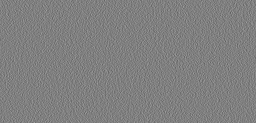
#> input picture ciphered_ArnoldcatDec.png, 256 x 123 px, shrunk from 1146 x 550 before the run
$ python -i encryption.py   (imports and definitions only)
#> lines starting #> are read from the running program, lines starting #| are printed output that depends on the picture
from __future__ import division, print_function, unicode_literals

import os
import sys
import random
from PIL import Image
import argparse
import logging
import wget
import numpy as np
from matplotlib.pyplot import imshow
import matplotlib.pyplot as plt
import cv2
from math import log
from tqdm import tqdm


def load_image(name):
    return Image.open(name)

def prepare_message_image(image, size):
    if size != image.size:
        image = image.resize(size)
    return image.convert("1")

def generate_secret(size):
    width, height = size
    new_secret_image = Image.new(mode = "1", size = (width * 2, height * 2))
    old_width, old_height = (-1, -1)
    for x in range(0, 2 * width, 2):
        for y in range(0, 2 * height, 2):
            if x < old_width and y < old_height:
                color = secret_image.getpixel((x, y))
            else:
                color = random.getrandbits(1)
            new_secret_image.putpixel((x,  y),   1-color)
            new_secret_image.putpixel((x+1,y),   color)
            new_secret_image.putpixel((x,  y+1), 1-color)
            new_secret_image.putpixel((x+1,y+1), color)


    return new_secret_image

def generate_ciphered_image(secret_image, prepared_image):
    width, height = prepared_image.size
    ciphered_image = Image.new(mode = "1", size = (width * 2, height * 2))
    for x in range(0, width*2, 2):
        for y in range(0, height*2, 2):
            secret = secret_image.getpixel((x,y))
            message = prepared_image.getpixel((x/2,y/2))
            if (message > 0 and secret > 0) or (message == 0 and secret == 0):
                color = 0
            else:
                color = 1
            ciphered_image.putpixel((x,  y),   color)
            ciphered_image.putpixel((x+1,y),   1-color)
            ciphered_image.putpixel((x,  y+1), color)
            ciphered_image.putpixel((x+1,y+1), 1-color)

    return ciphered_image

def ArnoldCatTransform(img, num):
    h,w,_=img.shape
    n=max(h,w)
    img_arnold = np.zeros([n,n,3])
    padding = ((0,n-h),(0,n-w),(0,0))
    img=np.pad(img,padding,'constant',constant_values=4)
    for x in range(0,n):
        for y in range(0, n):
            img_arnold[x][y] = img[(2*x+y)%n][(y+x)%n]
    return img_arnold

def ArnoldCatEncryption(imageName, key):
    img = cv2.imread(imageName)
    for i in range (0,key):
        img = ArnoldCatTransform(img, i)
    cv2.imwrite(imageName.split('.')[0] + "_ArnoldcatEnc.png", img)
    return img


def encrypt(filename):
#> called with filename = 'ciphered_ArnoldcatDec.png'
    message_image = Image.open(filename)
#> message_image is the input picture: PIL image 256x123 RGB; min 94, max 161, mean 127.5
    size = message_image.size
#> size = (256, 123)
    secret_image = generate_secret(size)
#> in generate_secret, `new_secret_image = Image.new(mode = "1", size = (width * 2, height * 2))`: new_secret_image: PIL image 512x246 1; every value is 0
#> after the loop in generate_secret, `for x in range(0, 2 * width, 2):`:
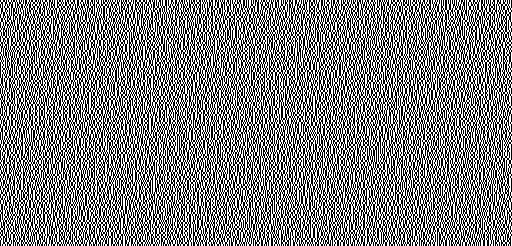
#> new_secret_image: PIL image 512x246 1; 50% white in thin lines or dots
    prepared_image = prepare_message_image(message_image,size)
#> in prepare_message_image, `return image.convert("1")`:
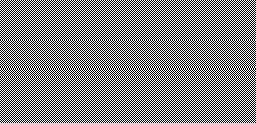
#> returned value: PIL image 256x123 1; 50% white in thin lines or dots
    ciphered_image = generate_ciphered_image(secret_image, prepared_image)
#> after the loop in generate_ciphered_image, `for x in range(0, width*2, 2):`:
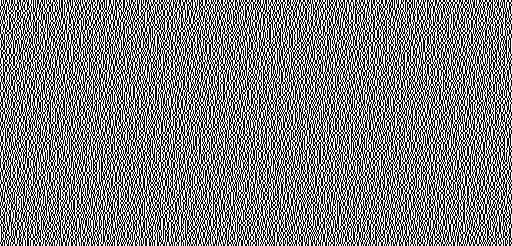
#> ciphered_image: PIL image 512x246 1; 50% white in thin lines or dots
    ciphered_image.save("ciphered.png")
    secret_image.save("secret.png")
    prepared_image.save("prepared_message.png")
    ArnoldCatEncryption("secret.png", 3)
#> in ArnoldCatEncryption, `img = cv2.imread(imageName)`: img: shape (246, 512, 3); 50% white in thin lines or dots
    ArnoldCatEncryption("ciphered.png", 22)
#> call 2 of ArnoldCatEncryption, with imageName = 'ciphered.png', key = 22
#> in ArnoldCatEncryption (call 2), `img = cv2.imread(imageName)`: img: shape (246, 512, 3); 50% white in thin lines or dots
#> the loop in ArnoldCatEncryption (call 2), `for i in range (0,key):` made 22 passes
#> pass 1, in ArnoldCatTransform (call 4), `img=np.pad(img,padding,'constant',constant_values=4)`:
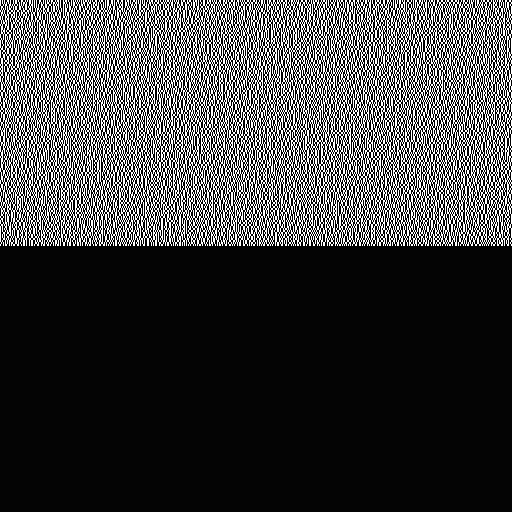
#> img: shape (512, 512, 3); min 0, max 255, mean 63.3
#> pass 1, in ArnoldCatEncryption (call 2), `img = ArnoldCatTransform(img, i)`:
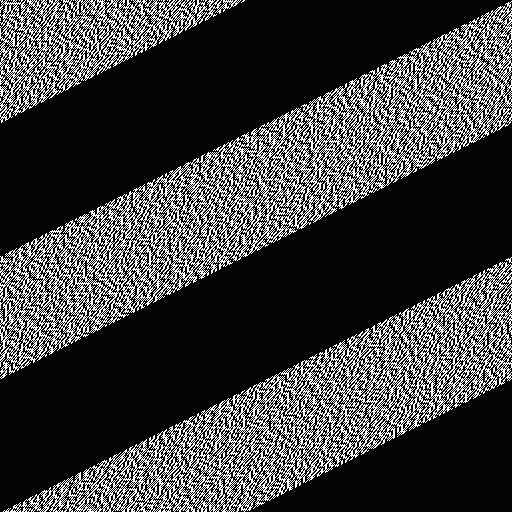
#> img: shape (512, 512, 3) float64; min 0, max 255, mean 63.3
#> pass 3, in ArnoldCatEncryption (call 2), `img = ArnoldCatTransform(img, i)`:
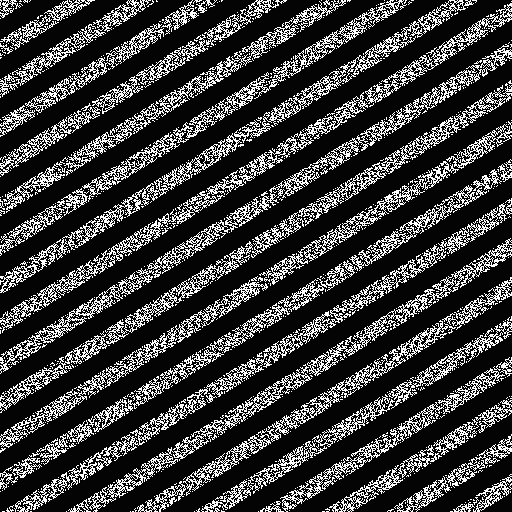
#> img: shape (512, 512, 3) float64; min 0, max 255, mean 63.3
#> after the loop in ArnoldCatEncryption (call 2), `for i in range (0,key):`:
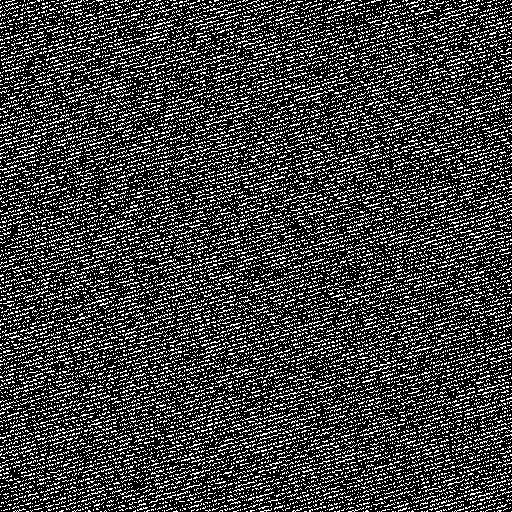
#> img: shape (512, 512, 3) float64; min 0, max 255, mean 63.3

>>> result = encrypt('ciphered_ArnoldcatDec.png')

$ run again, on secret_ArnoldcatDec.png
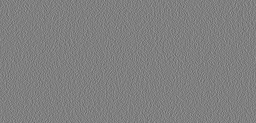
#> input picture secret_ArnoldcatDec.png, 256 x 123 px, shrunk from 1146 x 550 before the run
#> in encrypt, message_image is the input picture: PIL image 256x123 RGB; min 93, max 161, mean 127.5
#> in prepare_message_image, `return image.convert("1")`:
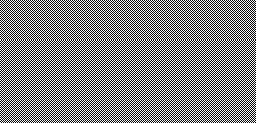
#> returned value: PIL image 256x123 1; 50% white in thin lines or dots
#> after the loop in ArnoldCatEncryption (call 2), `for i in range (0,key):`:
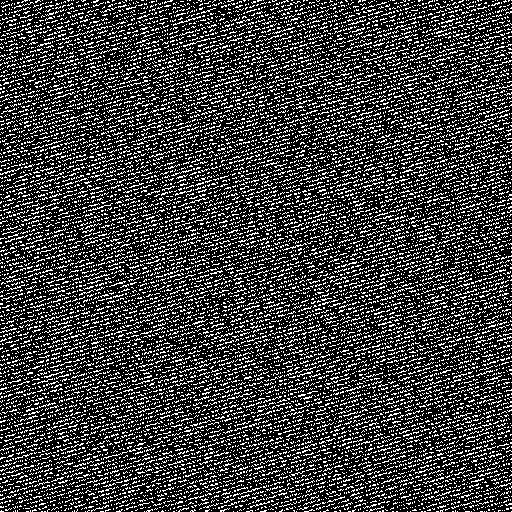
#> img: shape (512, 512, 3) float64; min 0, max 255, mean 63.3
